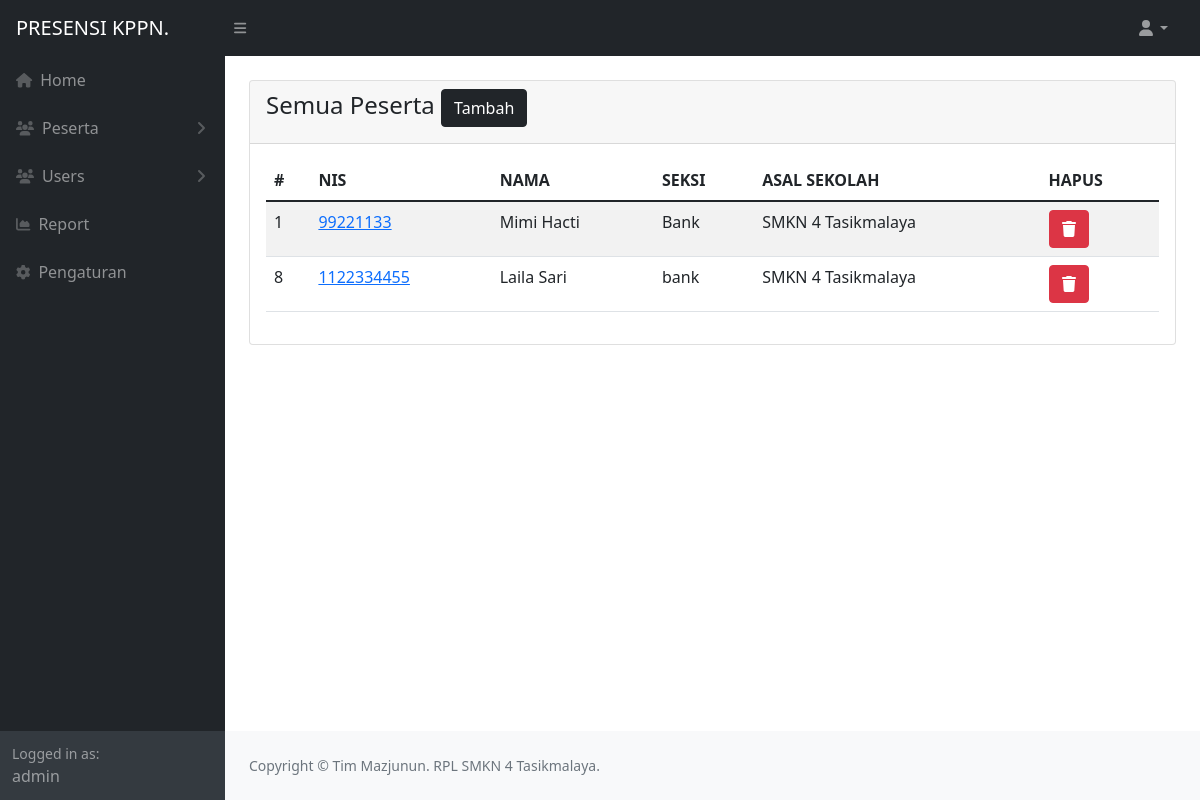
The page /index.php?nav=peserta (signed in) on the database its author committed.
### tables this page shows
CREATE TABLE `tb_peserta` (
  `id_peserta` int NOT NULL,
  `NIS` varchar(255) DEFAULT NULL,
  `nama` varchar(255) DEFAULT NULL,
  `seksi` varchar(255) DEFAULT NULL,
  `id_user` int DEFAULT NULL,
  `sekolah` varchar(50) DEFAULT NULL,
  PRIMARY KEY (`id_peserta`)
);

### pages/peserta.php (the view, shortened to what this page needs)
<div class="row">
  <div class="col-md-12">
    <div class="card mb-4 mt-4">
      <div class="card-header">
        <h4>
          Semua Peserta
          <a href="?nav=tambah-peserta" class="btn btn-dark">Tambah</a>
        </h4>
      </div>
      <div class="card-body">
        <table class="table table-striped table-hover" id="datatablesSimple">
          <thead>
            <tr>
              <th>#</th>
              <th>NIS</th>
              <th>NAMA</th>
              <th>SEKSI</th>
              <th>ASAL SEKOLAH</th>
              <th>HAPUS</th>
            </tr>
          </thead>
          <tbody>
            <?php
            $query = mysqli_query($db, "select * from tb_peserta where seksi != 'ADMINISTRATOR'");
            while ($row = mysqli_fetch_array($query)) { ?>
              <tr>
                <td><?= $row['id_peserta'] ?></td>
                <td>
                  <a href="?nav=ubah-peserta&id=<?= $row['id_peserta'] ?>">
                    <?= $row['NIS'] ?>
                  </a>
                </td>
                <td><?= $row['nama'] ?></td>
                <td><?= $row['seksi'] ?></td>
                <td><?= $row['sekolah'] ?></td>
                <td><button class="btn btn-danger" data-bs-toggle="modal" data-bs-target="#hapus-<?= $row['id_peserta'] ?>"><i class="fas fa-trash"></i></button></td>
              </tr>
            <?php } ?>
          </tbody>
        </table>
      </div>
    </div>
  </div>
</div>

### index.php (shortened to what this page needs)
<!DOCTYPE html>
<html lang="en">
<head>
</head>
<body class="sb-nav-fixed">
  <?php
  if(empty($_SESSION['user'])) {
    include('./pages/signin.php');
  } else {
    include('./app.php');
  } ?>
</body>
</html>

### components/top-nav.php (shortened to what this page needs)
<nav class="sb-topnav navbar navbar-expand navbar-dark bg-dark">
  <a class="navbar-brand ps-3" href="index.html">PRESENSI KPPN.</a>
  <button class="btn btn-link btn-sm order-1 order-lg-0 me-4 me-lg-0" id="sidebarToggle" href="#!"><i class="fas fa-bars"></i></button>
  <ul class="navbar-nav ms-auto ms-md-0 me-3 me-lg-4 ">
    <li class="nav-item dropdown ms-auto">
      <a class="nav-link dropdown-toggle" id="navbarDropdown" href="#" role="button" data-bs-toggle="dropdown" aria-expanded="false"><i class="fas fa-user fa-fw"></i></a>
    </li>
  </ul>
</nav>

### app.php (shortened to what this page needs)
<?php include('./components/top-nav.php') ?>
<div id="layoutSidenav">
  <div id="layoutSidenav_nav">
    <?php include('./components/left-nav.php') ?>
  </div>
  <div id="layoutSidenav_content">
    <main>
      <div class="container-fluid px-4">
        <?php include('./atur_pages.php') ?>
      </div>
    </main>
  </div>
</div>

### components/left-nav.php (shortened to what this page needs)
<nav class="sb-sidenav accordion sb-sidenav-dark" id="sidenavAccordion">
  <div class="sb-sidenav-menu">
    <div class="nav">
      <a class="nav-link" href="/">
        <div class="sb-nav-link-icon"><i class="fas fa-home"></i></div>
        Home
      </a>
      <?php if($_SESSION['level'] == "admin") { ?>
      <a class="nav-link collapsed" href="#" data-bs-toggle="collapse" data-bs-target="#collapseLayouts" aria-expanded="false" aria-controls="collapseLayouts">
        <div class="sb-nav-link-icon"><i class="fas fa-users"></i></div>
        Peserta
        <div class="sb-sidenav-collapse-arrow"><i class="fas fa-angle-down"></i></div>
      </a>
      <?php } ?>
      <?php if($_SESSION['level'] == "admin") { ?>
      <a class="nav-link collapsed" href="#" data-bs-toggle="collapse" data-bs-target="#users" aria-expanded="false" aria-controls="collapseLayouts">
        <div class="sb-nav-link-icon"><i class="fas fa-users"></i></div>
        Users
        <div class="sb-sidenav-collapse-arrow"><i class="fas fa-angle-down"></i></div>
      </a>
      <?php } ?>
      <a class="nav-link" href="?nav=report">
        <div class="sb-nav-link-icon"><i class="fas fa-chart-area"></i></div>
        Report
      </a>
      <a class="nav-link" href="?nav=pengaturan">
        <div class="sb-nav-link-icon"><i class="fas fa-cog"></i></div>
        Pengaturan
      </a>
    </div>
  </div>
  <div class="sb-sidenav-footer">
    <div class="small">Logged in as:</div>
    <?=$_SESSION['level']?>
  </div>
</nav>

### atur_pages.php (shortened to what this page needs)
<?php
if($_GET['nav'] == "home" || empty($_GET['nav'])) {
  include('./pages/dashboard.php');
}
else if($_GET['nav'] == "sign-out") {
  session_destroy();
  header("Location: /");
}
else if($_GET['nav'] == "presensi") {
  include('./pages/presensi.php');
}
else if($_GET['nav'] == "peserta") {
  if($_SESSION['level'] == 'admin') {
    include('./pages/peserta.php');
  } else {
    header("Location: /");
  }
}

### rows shown on the page
tb_peserta: id_peserta "1", NIS "99221133", nama "Mimi Hacti", seksi "Bank", sekolah "SMKN 4 Tasikmalaya"
tb_peserta: id_peserta "8", NIS "1122334455", nama "Laila Sari", seksi "bank", sekolah "SMKN 4 Tasikmalaya"

### other values the page prints
$_SESSION['level'] "admin"
